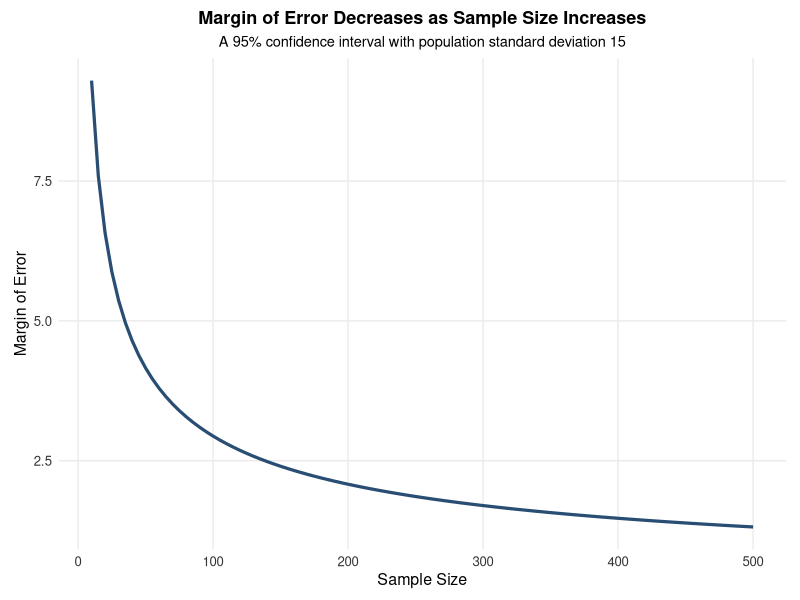
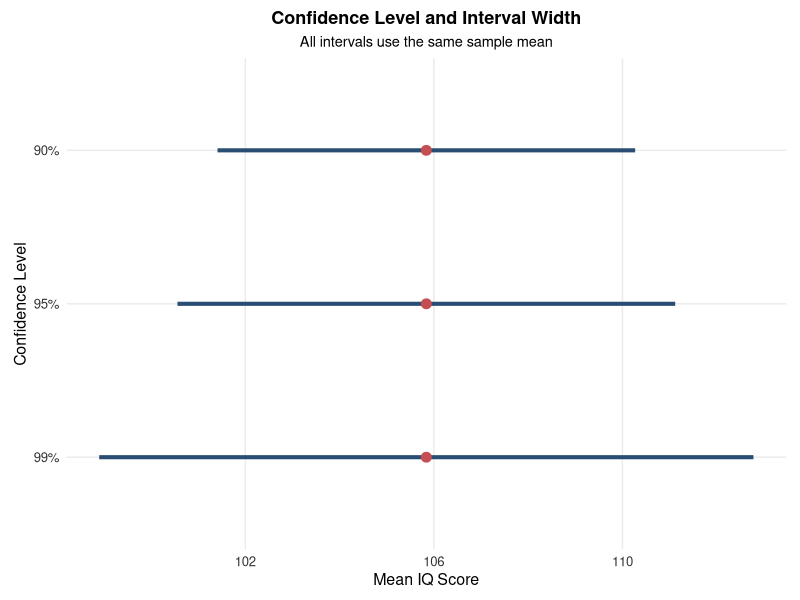
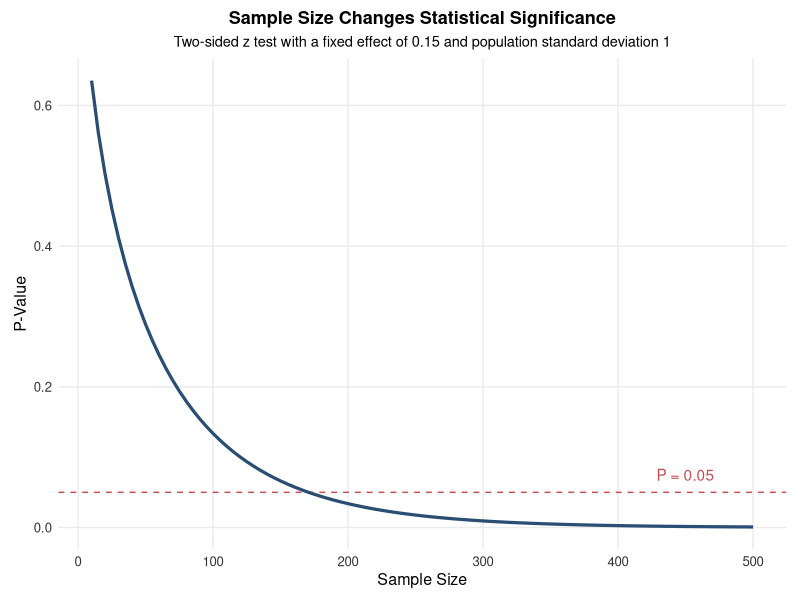
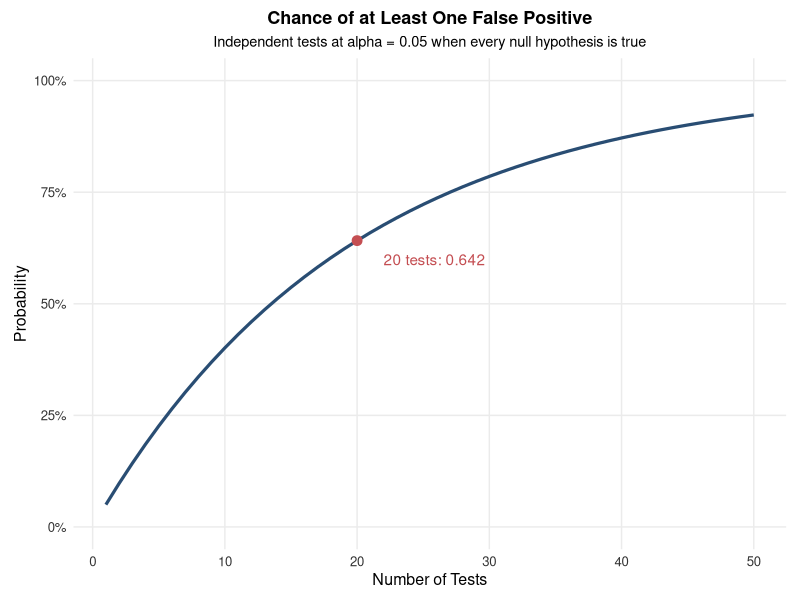
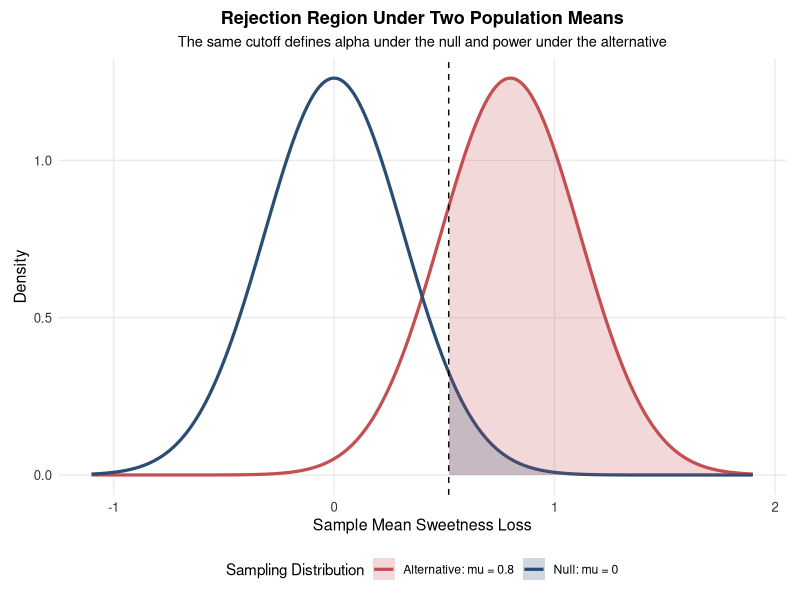
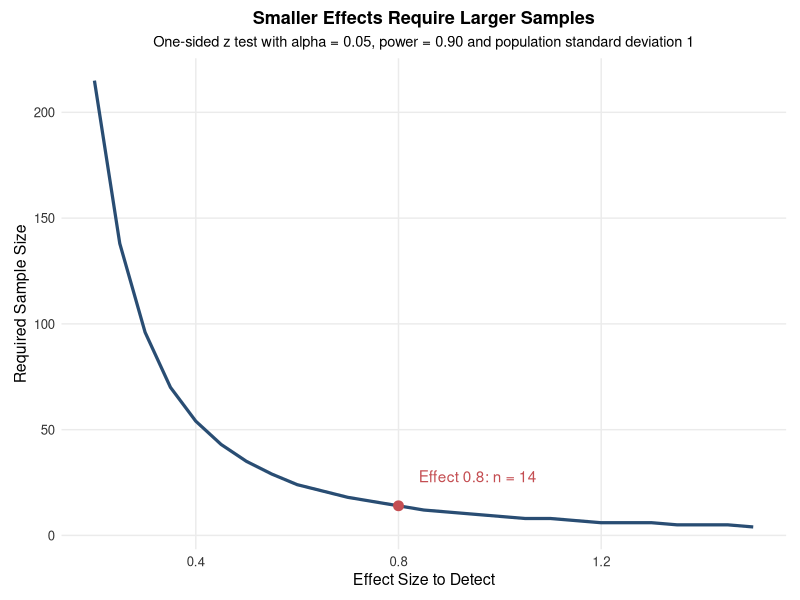
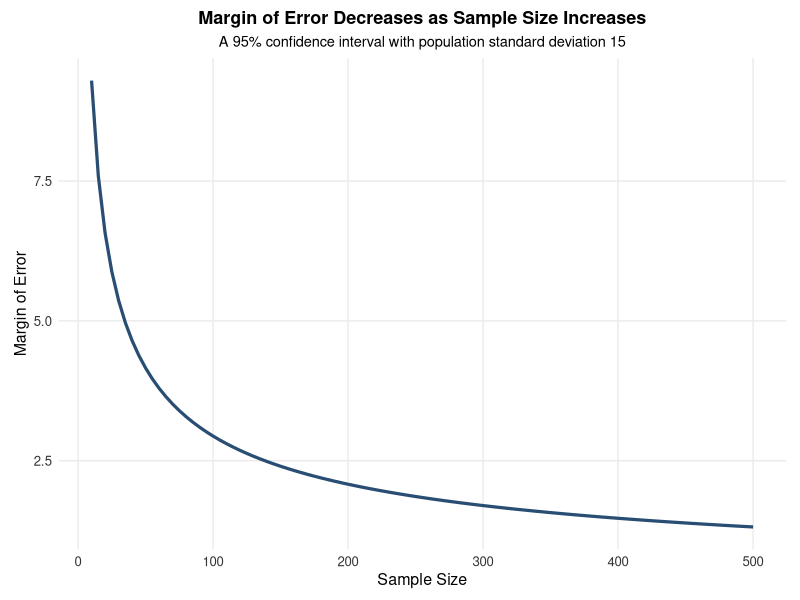
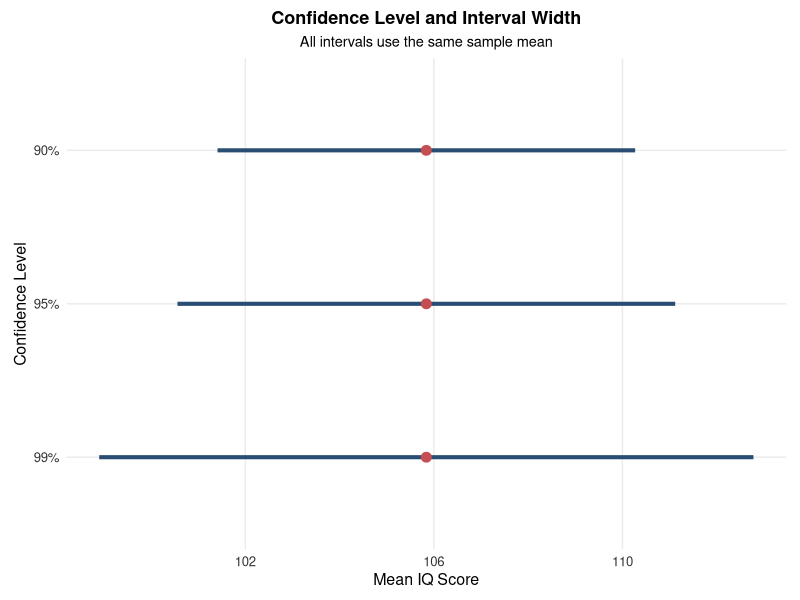

The R script that drew these images, in order:
## ---- chunk 1
knitr::opts_chunk$set(
  echo = TRUE,
  warning = FALSE,
  message = FALSE,
  error = FALSE,
  fig.align = "center",
  fig.width = 7,
  fig.height = 4.2
)

if (!requireNamespace("ggplot2", quietly = TRUE)) {
  stop("The ggplot2 package must be installed before this chapter is knitted.")
}

suppressPackageStartupMessages({
  library(ggplot2)
})

lecture_chart_theme <- theme_minimal(base_size = 11) +
  theme(
    plot.title = element_text(size = 13, face = "bold", hjust = 0.5),
    plot.subtitle = element_text(size = 10.5, hjust = 0.5),
    axis.title = element_text(size = 11.5),
    axis.text = element_text(size = 9.5, colour = "#333333"),
    panel.grid.minor = element_blank(),
    plot.background = element_rect(fill = "white", colour = NA),
    panel.background = element_rect(fill = "white", colour = NA),
    plot.margin = margin(8, 10, 8, 10)
  )

# Every lecture figure is saved as a high-resolution PNG for the Beamer slides.
save_plot <- function(filename, plot, width = 7.4, height = 4.4) {
  ggsave(
    filename = filename,
    plot = plot,
    width = width,
    height = height,
    units = "in",
    dpi = 300,
    bg = "white"
  )
}

# Figure 1: Margin of error and sample size
sample_sizes <- seq(10, 500, by = 5)
margin_data <- data.frame(
  n = sample_sizes,
  margin = qnorm(0.975) * 15 / sqrt(sample_sizes)
)

p_margin <- ggplot(margin_data, aes(x = n, y = margin)) +
  geom_line(colour = "#294D73", linewidth = 1.1) +
  labs(
    title = "Margin of Error Decreases as Sample Size Increases",
    subtitle = "A 95% confidence interval with population standard deviation 15",
    x = "Sample Size",
    y = "Margin of Error"
  ) +
  lecture_chart_theme

# Figure 2: Three confidence levels for the IQ example
iq_intervals <- data.frame(
  confidence = factor(
    c("90%", "95%", "99%"),
    levels = c("99%", "95%", "90%")
  ),
  lower = c(101.41, 100.56, 98.90),
  upper = c(110.27, 111.12, 112.78),
  centre = 105.84
)

p_iq_intervals <- ggplot(
  iq_intervals,
  aes(y = confidence, x = centre)
) +
  geom_segment(
    aes(x = lower, xend = upper, yend = confidence),
    colour = "#294D73",
    linewidth = 1.4
  ) +
  geom_point(colour = "#C44E52", size = 3) +
  labs(
    title = "Confidence Level and Interval Width",
    subtitle = "All intervals use the same sample mean",
    x = "Mean IQ Score",
    y = "Confidence Level"
  ) +
  lecture_chart_theme

# Figure 3: Null and alternative sampling distributions for power
se_cola <- 1 / sqrt(10)
critical_xbar <- qnorm(0.95, mean = 0, sd = se_cola)
x_grid <- seq(-1.1, 1.9, length.out = 1000)

power_curves <- rbind(
  data.frame(
    xbar = x_grid,
    density = dnorm(x_grid, mean = 0, sd = se_cola),
    model = "Null: mu = 0"
  ),
  data.frame(
    xbar = x_grid,
    density = dnorm(x_grid, mean = 0.8, sd = se_cola),
    model = "Alternative: mu = 0.8"
  )
)

power_shading <- subset(
  power_curves,
  xbar >= critical_xbar
)

p_power <- ggplot(
  power_curves,
  aes(x = xbar, y = density, colour = model)
) +
  geom_line(linewidth = 1.1) +
  geom_area(
    data = power_shading,
    aes(fill = model),
    alpha = 0.22,
    position = "identity",
    colour = NA
  ) +
  geom_vline(
    xintercept = critical_xbar,
    linetype = "dashed",
    colour = "black"
  ) +
  scale_colour_manual(
    values = c(
      "Null: mu = 0" = "#294D73",
      "Alternative: mu = 0.8" = "#C44E52"
    )
  ) +
  scale_fill_manual(
    values = c(
      "Null: mu = 0" = "#294D73",
      "Alternative: mu = 0.8" = "#C44E52"
    )
  ) +
  labs(
    title = "Rejection Region Under Two Population Means",
    subtitle = "The same cutoff defines alpha under the null and power under the alternative",
    x = "Sample Mean Sweetness Loss",
    y = "Density",
    colour = "Sampling Distribution",
    fill = "Sampling Distribution"
  ) +
  lecture_chart_theme +
  theme(legend.position = "bottom")

# Figure 4: Statistical significance and sample size
significance_data <- data.frame(
  n = seq(10, 500, by = 5)
)

fixed_effect <- 0.15
fixed_sigma <- 1

significance_data$z <- (
  fixed_effect /
  (fixed_sigma / sqrt(significance_data$n))
)

significance_data$p_value <- 2 * pnorm(
  -abs(significance_data$z)
)

p_significance <- ggplot(
  significance_data,
  aes(x = n, y = p_value)
) +
  geom_hline(
    yintercept = 0.05,
    linetype = "dashed",
    colour = "#C44E52"
  ) +
  geom_line(colour = "#294D73", linewidth = 1.1) +
  annotate(
    "text",
    x = 450,
    y = 0.075,
    label = "P = 0.05",
    colour = "#C44E52"
  ) +
  labs(
    title = "Sample Size Changes Statistical Significance",
    subtitle = "Two-sided z test with a fixed effect of 0.15 and population standard deviation 1",
    x = "Sample Size",
    y = "P-Value"
  ) +
  lecture_chart_theme

# Figure 5: Multiple testing and false-positive risk
multiple_testing_data <- data.frame(
  tests = 1:50
)

multiple_testing_data$at_least_one <- (
  1 - (1 - 0.05)^multiple_testing_data$tests
)

p_multiple_testing <- ggplot(
  multiple_testing_data,
  aes(x = tests, y = at_least_one)
) +
  geom_line(colour = "#294D73", linewidth = 1.1) +
  geom_point(
    data = subset(multiple_testing_data, tests == 20),
    colour = "#C44E52",
    size = 3
  ) +
  annotate(
    "text",
    x = 22,
    y = 0.60,
    label = "20 tests: 0.642",
    colour = "#C44E52",
    hjust = 0
  ) +
  scale_y_continuous(
    labels = function(x) paste0(round(100 * x), "%"),
    limits = c(0, 1)
  ) +
  labs(
    title = "Chance of at Least One False Positive",
    subtitle = "Independent tests at alpha = 0.05 when every null hypothesis is true",
    x = "Number of Tests",
    y = "Probability"
  ) +
  lecture_chart_theme

# Figure 6: Effect size and the sample required for target power
effect_sizes <- seq(0.20, 1.50, by = 0.05)
z_alpha <- qnorm(0.95)
z_power <- qnorm(0.90)

power_sample_data <- data.frame(
  effect_size = effect_sizes,
  required_n = ceiling(
    ((z_alpha + z_power) / effect_sizes)^2
  )
)

p_power_sample <- ggplot(
  power_sample_data,
  aes(x = effect_size, y = required_n)
) +
  geom_line(colour = "#294D73", linewidth = 1.1) +
  geom_point(
    data = subset(power_sample_data, effect_size == 0.80),
    colour = "#C44E52",
    size = 3
  ) +
  annotate(
    "text",
    x = 0.84,
    y = 28,
    label = "Effect 0.8: n = 14",
    colour = "#C44E52",
    hjust = 0
  ) +
  labs(
    title = "Smaller Effects Require Larger Samples",
    subtitle = "One-sided z test with alpha = 0.05, power = 0.90 and population standard deviation 1",
    x = "Effect Size to Detect",
    y = "Required Sample Size"
  ) +
  lecture_chart_theme

# Save the figures used in both the notes and the lecture slides.
save_plot(
  "fig_ch15_margin_sample_size.png",
  p_margin
)

save_plot(
  "fig_ch15_confidence_levels.png",
  p_iq_intervals,
  height = 3.8
)

save_plot(
  "fig_ch15_power_curves.png",
  p_power,
  height = 4.7
)

save_plot(
  "fig_ch15_significance_sample_size.png",
  p_significance
)

save_plot(
  "fig_ch15_multiple_testing.png",
  p_multiple_testing
)

save_plot(
  "fig_ch15_power_sample_size.png",
  p_power_sample
)
## ---- chunk 2
p_margin
## ---- chunk 3
p_iq_intervals
## ---- chunk 4
x_bar <- 105.84
sigma <- 15
n <- 31

confidence_levels <- c(0.90, 0.95, 0.99)
z_star <- qnorm((1 + confidence_levels) / 2)
margin_error <- z_star * sigma / sqrt(n)

data.frame(
  confidence_level = confidence_levels,
  z_star = round(z_star, 3),
  margin_error = round(margin_error, 2),
  lower = round(x_bar - margin_error, 2),
  upper = round(x_bar + margin_error, 2)
)
## ---- chunk 5
margin_31 <- qnorm(0.975) * 15 / sqrt(31)
margin_62 <- qnorm(0.975) * 15 / sqrt(62)
margin_124 <- qnorm(0.975) * 15 / sqrt(124)

round(
  c(
    n_31 = margin_31,
    n_62 = margin_62,
    n_124 = margin_124
  ),
  3
)
## ---- chunk 6
p_significance
## ---- chunk 7
number_of_tests <- 20
alpha <- 0.05

probability_at_least_one <- 1 - (1 - alpha)^number_of_tests
round(probability_at_least_one, 3)
## ---- chunk 8
p_multiple_testing
## ---- chunk 9
z_star <- qnorm(0.975)
sigma <- 0.6
target_margin <- 0.05

unrounded_n <- (z_star * sigma / target_margin)^2
required_n <- ceiling(unrounded_n)

c(
  unrounded_sample_size = unrounded_n,
  required_sample_size = required_n
)
## ---- chunk 10
achieved_margin <- z_star * sigma / sqrt(required_n)
round(achieved_margin, 5)
## ---- chunk 11
p_power
## ---- chunk 12
sigma <- 1
n <- 10
alpha <- 0.05
mu_0 <- 0
mu_alternative <- 0.8

standard_error <- sigma / sqrt(n)
critical_x_bar <- qnorm(
  1 - alpha,
  mean = mu_0,
  sd = standard_error
)

power <- pnorm(
  critical_x_bar,
  mean = mu_alternative,
  sd = standard_error,
  lower.tail = FALSE
)

c(
  critical_sample_mean = critical_x_bar,
  power = power
)
## ---- chunk 13
p_power_sample
## ---- chunk 14
alpha <- 0.05
target_power <- 0.90
sigma <- 1
effect_size <- 0.8

z_alpha <- qnorm(1 - alpha)
z_power <- qnorm(target_power)

unrounded_n <- (
  (z_alpha + z_power) * sigma / effect_size
)^2

ceiling(unrounded_n)
